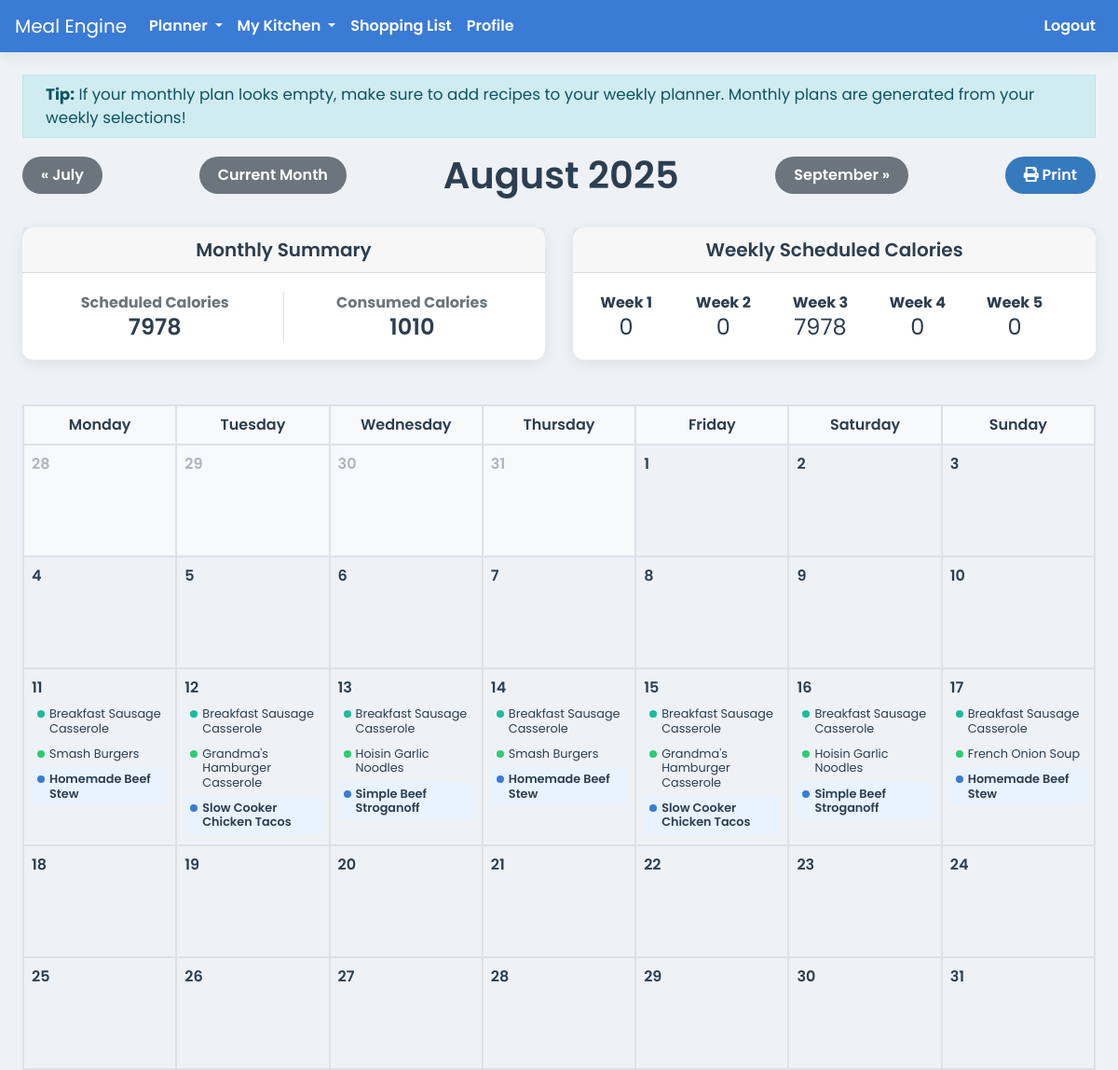
The page /monthly-plan (signed in) on the database as committed earlier.
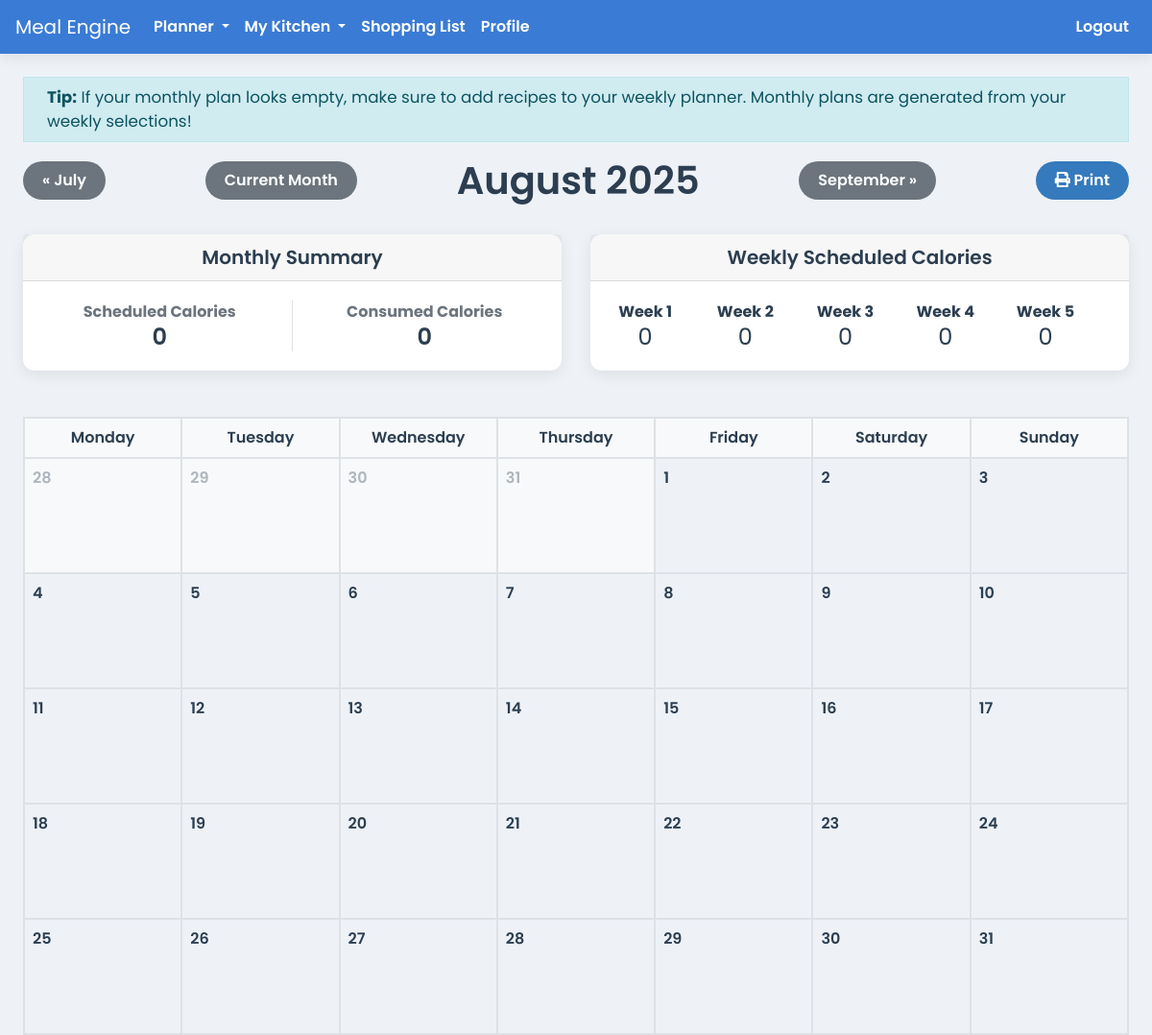
The same page on the database as committed later.
### app.py (models this page shows)
class MealPlan(db.Model):
    id = db.Column(db.Integer, primary_key=True)
    household_id = db.Column(db.Integer, db.ForeignKey('household.id'), nullable=False)
    meal_date = db.Column(db.Date, nullable=False)
    recipe_id = db.Column(db.Integer, db.ForeignKey('recipe.id'), nullable=True)
    recipe = db.relationship('Recipe')
    custom_item_name = db.Column(db.String(150), nullable=True)
    meal_slot = db.Column(db.String(50), nullable=False, default='Dinner')
    is_eaten = db.Column(db.Boolean, default=False, nullable=False)

class Recipe(db.Model):
    id = db.Column(db.Integer, primary_key=True)
    user_id = db.Column(db.Integer, db.ForeignKey('user.id'), nullable=False)
    household_id = db.Column(db.Integer, db.ForeignKey('household.id'), nullable=False)
    name = db.Column(db.String(100), nullable=False)
    instructions = db.Column(db.Text, nullable=False)
    servings = db.Column(db.Integer)
    prep_time = db.Column(db.String(50))
    cook_time = db.Column(db.String(50))
    is_favorite = db.Column(db.Boolean, default=False, nullable=False)
    meal_type = db.Column(db.String(50), nullable=False, default='Main Course')
    rating = db.Column(db.Integer, nullable=False, default=0)
    ingredients = db.relationship('RecipeIngredient', backref='recipe', lazy=True, cascade="all, delete-orphan")
    calories = db.Column(db.Float, nullable=True)
    protein = db.Column(db.Float, nullable=True)
    fat = db.Column(db.Float, nullable=True)
    carbs = db.Column(db.Float, nullable=True)

### app.py (the view)
@app.route('/monthly-plan', methods=['GET', 'POST'])
@login_required
def monthly_plan():
    try:
        year = int(request.args.get('year', date.today().year))
        month = int(request.args.get('month', date.today().month))
    except ValueError:
        today = date.today()
        year = today.year
        month = today.month
    if not (1 <= month <= 12): month = date.today().month
    if not (1900 <= year <= 2100): year = date.today().year
    cal = calendar.Calendar(firstweekday=0)
    month_days = cal.monthdatescalendar(year, month)
    first_day_of_calendar = month_days[0][0]
    last_day_of_calendar = month_days[-1][-1]
    all_meals_in_view = MealPlan.query.filter(
        MealPlan.household_id == current_user.household_id,
        MealPlan.meal_date.between(first_day_of_calendar, last_day_of_calendar)
    ).all()
    planned_meals = {}
    for meal in all_meals_in_view:
        day_str = meal.meal_date.strftime('%Y-%m-%d')
        if day_str not in planned_meals:
            planned_meals[day_str] = []
        planned_meals[day_str].append(meal)
    current_month_date = date(year, month, 1)
    prev_month_date = current_month_date - timedelta(days=1)
    next_month_date = current_month_date + timedelta(days=32)
    nav = {
        'current': current_month_date,
        'prev': prev_month_date,
        'next': next_month_date
    }
    start_of_month = date(year, month, 1)
    _, days_in_month = calendar.monthrange(year, month)
    end_of_month = date(year, month, days_in_month)
    all_meals_this_month = [m for m in all_meals_in_view if start_of_month <= m.meal_date <= end_of_month and m.recipe]
    monthly_stats = {
        'scheduled': {'calories': 0, 'protein': 0, 'fat': 0, 'carbs': 0},
        'consumed': {'calories': 0, 'protein': 0, 'fat': 0, 'carbs': 0}
    }
    for meal in all_meals_this_month:
        monthly_stats['scheduled']['calories'] += meal.recipe.calories or 0
        monthly_stats['scheduled']['protein'] += meal.recipe.protein or 0
        monthly_stats['scheduled']['fat'] += meal.recipe.fat or 0
        monthly_stats['scheduled']['carbs'] += meal.recipe.carbs or 0
        if meal.is_eaten:
            monthly_stats['consumed']['calories'] += meal.recipe.calories or 0
            monthly_stats['consumed']['protein'] += meal.recipe.protein or 0
            monthly_stats['consumed']['fat'] += meal.recipe.fat or 0
            monthly_stats['consumed']['carbs'] += meal.recipe.carbs or 0
    weekly_summaries = []
    for week in month_days:
        week_stats = {'scheduled': {'calories': 0}, 'consumed': {'calories': 0}}
        for day in week:
            for meal in all_meals_in_view:
                if meal.meal_date == day and meal.recipe:
                    week_stats['scheduled']['calories'] += meal.recipe.calories or 0
                    if meal.is_eaten:
                        week_stats['consumed']['calories'] += meal.recipe.calories or 0
        weekly_summaries.append(week_stats)
    return render_template('monthly_plan.html',
                           calendar_data=month_days,
                           planned_meals=planned_meals,
                           nav=nav,
                           monthly_stats=monthly_stats,
                           weekly_summaries=weekly_summaries)

### app.py (called while the page is built)
@app.before_request
def before_request():
    g.current_month_name = date.today().strftime('%B')

@login_manager.user_loader
def load_user(user_id):
    return db.session.get(User, int(user_id))

### templates/monthly_plan.html (shortened to what this page needs)
{% extends 'base.html' %}
{% block content %}
<div class="alert alert-info py-2 px-4 mb-3" role="alert" style="width: 100%; font-size: 1.05em; border-radius: 0;">
    <strong>Tip:</strong> If your monthly plan looks empty, make sure to add recipes to your weekly planner. Monthly plans are generated from your weekly selections!
</div>
<div class="monthly-plan-header no-print">
    <a href="{{ url_for('monthly_plan', year=nav.prev.year, month=nav.prev.month) }}" class="btn btn-secondary">&laquo; {{ nav.prev.strftime('%B') }}</a>
    <a href="{{ url_for('monthly_plan') }}" class="btn btn-secondary">Current Month</a>
    <h1>{{ nav.current.strftime('%B %Y') }}</h1>
    <a href="{{ url_for('monthly_plan', year=nav.next.year, month=nav.next.month) }}" class="btn btn-secondary">{{ nav.next.strftime('%B') }} &raquo;</a>
    <button type="button" onclick="window.print()" class="btn btn-primary"><i class="fas fa-print"></i> Print</button>
</div>
<div class="row no-print mb-4">
    <div class="col-md-6 mb-4 d-flex">
        <div class="card w-100">
            <div class="card-header text-center"><h5 class="mb-0">Monthly Summary</h5></div>
            <div class="card-body text-center">
                <div class="row">
                    <div class="col-6 border-right">
                        <p class="mb-0 text-muted"><strong>Scheduled Calories</strong></p>
                        <h4 class="mb-0">{{ (monthly_stats.scheduled.calories|round|int) if monthly_stats.scheduled.calories is not none else 0 }}</h4>
                    </div>
                    <div class="col-6">
                        <p class="mb-0 text-muted"><strong>Consumed Calories</strong></p>
                        <h4 class="mb-0">{{ (monthly_stats.consumed.calories|round|int) if monthly_stats.consumed.calories is not none else 0 }}</h4>
                    </div>
                </div>
            </div>
        </div>
    </div>
    <div class="col-md-6 mb-4 d-flex">
        <div class="card w-100">
            <div class="card-header text-center"><h5 class="mb-0">Weekly Scheduled Calories</h5></div>
            <div class="card-body d-flex align-items-center">
                <div class="row text-center w-100">
                    {% for weekly_summary in weekly_summaries %}
                    <div class="col">
                        <strong>Week {{ loop.index }}</strong><br>
                        <h4 class="mb-0 font-weight-normal">{{ (weekly_summary.scheduled.calories|round|int) if weekly_summary.scheduled.calories is not none else 0 }}</h4>
                    </div>
                    {% endfor %}
                </div>
            </div>
        </div>
    </div>
</div>
<div id="printable-area">
    <div class="monthly-plan-container">
        <div class="monthly-calendar-grid">
            <div class="calendar-header">Monday</div>
            <div class="calendar-header">Tuesday</div>
            <div class="calendar-header">Wednesday</div>
            <div class="calendar-header">Thursday</div>
            <div class="calendar-header">Friday</div>
            <div class="calendar-header">Saturday</div>
            <div class="calendar-header">Sunday</div>
            {% for week in calendar_data %}
                {% for day in week %}
                    {% set day_str = day.strftime('%Y-%m-%d') %}
                    {% set is_current_month = day.month == nav.current.month %}
                    <div class="calendar-day {{ 'not-current-month' if not is_current_month }}">
                        <div class="day-number">{{ day.day }}</div>
                        <div class="meals">
                            {% if day_str in planned_meals %}
                                {% for meal in planned_meals[day_str] %}
                                    {% if meal.recipe %}
                                        <a href="{{ url_for('view_recipe', recipe_id=meal.recipe.id) }}" class="meal-link">
                                            <div class="meal-item meal-type-{{ meal.meal_slot|lower }}">
                                                {{ meal.recipe.name }}
                                            </div>
                                        </a>
                                    {% else %}
                                        <div class="meal-item meal-type-custom">
                                            {{ meal.custom_item_name }}
                                        </div>
                                    {% endif %}
                                {% endfor %}
                            {% endif %}
                        </div>
                    </div>
                {% endfor %}
            {% endfor %}
        </div>
    </div>
</div>
{% endblock %}

### templates/base.html (shortened to what this page needs)
<!doctype html>
<html lang="en">
  <head>
    <link rel="stylesheet" href="https://stackpath.bootstrapcdn.com/bootstrap/4.5.2/css/bootstrap.min.css">
    <link rel="stylesheet" href="https://cdnjs.cloudflare.com/ajax/libs/font-awesome/5.15.3/css/all.min.css">
    <link rel="stylesheet" href="https://cdn.jsdelivr.net/npm/flatpickr/dist/flatpickr.min.css">
    <link rel="stylesheet" href="{{ url_for('static', filename='css/style.css') }}">
    <link rel="stylesheet" href="{{ url_for('static', filename='css/print.css') }}" media="print">
    <link rel="stylesheet" href="{{ url_for('static', filename='css/monthly_plan.css') }}">
  </head>
  <body>
    <nav class="navbar navbar-expand-lg navbar-dark no-print">
      <a class="navbar-brand" href="{{ url_for('index') }}">Meal Engine</a>
      <div class="collapse navbar-collapse" id="navbarNav">
        <ul class="navbar-nav mr-auto">
          {% if current_user.is_authenticated %}
            <li class="nav-item dropdown">
              <a class="nav-link dropdown-toggle" href="#" id="plannerDropdown" role="button" data-toggle="dropdown" aria-haspopup="true" aria-expanded="false">
                Planner
              </a>
            </li>
            <li class="nav-item dropdown">
              <a class="nav-link dropdown-toggle" href="#" id="kitchenDropdown" role="button" data-toggle="dropdown" aria-haspopup="true" aria-expanded="false">
                My Kitchen
              </a>
            </li>
            <li class="nav-item"><a class="nav-link" href="{{ url_for('shopping_list') }}">Shopping List</a></li>
            <li class="nav-item"><a class="nav-link" href="{{ url_for('profile') }}">Profile</a></li>
          {% endif %}
        </ul>
        <ul class="navbar-nav">
            {% if current_user.is_authenticated %}
                <li class="nav-item"><a class="nav-link" href="{{ url_for('logout') }}">Logout</a></li>
            {% else %}
                <li class="nav-item"><a class="nav-link" href="{{ url_for('login') }}">Login</a></li>
                <li class="nav-item"><a class="nav-link btn btn-primary ml-2" href="{{ url_for('signup') }}">Sign Up</a></li>
            {% endif %}
        </ul>
      </div>
    </nav>
    <div class="container-fluid mt-4 px-md-4">
      {% block content %}{% endblock %}
    </div>
  </body>
</html>

### static/css/style.css (style rules this page uses)
:root { --primary-blue: #3a7bd5; --secondary-blue: #357abd; --light-bg: #eef2f7; --card-bg: #ffffff; --text-dark: #2c3e50; --text-light: #5a6a7a; --danger-red: #e74c3c; --success-green: #2ecc71; --info-cyan: #1abc9c; --snack-teal: #20c997; --shadow: 0 4px 15px rgba(0, 0, 0, 0.08); }
body { font-family: 'Poppins', sans-serif; font-weight: 400; background-color: var(--light-bg); color: var(--text-dark); }
.navbar { background-color: var(--primary-blue) !important; box-shadow: var(--shadow); z-index: 1040; }
.navbar .nav-link { color: #ffffff !important; font-weight: 600; }
.btn { border-radius: 20px; padding: 8px 20px; border: none; font-weight: 600; transition: all 0.3s ease; }
.btn-primary { background-color: var(--secondary-blue); color: white; }
h1, h2, h3, h4, h5 { color: var(--text-dark); font-weight: 600; }
.card, .jumbotron { background-color: var(--card-bg); border: none; border-radius: 12px; box-shadow: var(--shadow); }
.card { transition: transform 0.2s ease-in-out, box-shadow 0.2s ease-in-out; }

### static/css/monthly_plan.css (style rules this page uses)
.monthly-plan-header { display: flex; justify-content: space-between; align-items: center; margin-bottom: 2rem; }
.monthly-plan-header h1 { margin: 0; text-align: center; min-width: 250px; }
.monthly-calendar-grid { display: grid; grid-template-columns: repeat(7, 1fr); border-top: 2px solid #dee2e6; border-left: 2px solid #dee2e6; min-height: 80vh; }
.calendar-header { font-weight: 600; text-align: center; padding: 0.5rem; background-color: #f8f9fa; border-bottom: 2px solid #dee2e6; border-right: 2px solid #dee2e6; }
.calendar-day { min-height: 120px; padding: 0.5rem; border-right: 2px solid #dee2e6; border-bottom: 2px solid #dee2e6; display: flex; flex-direction: column; position: relative; }
.calendar-day .day-number { font-weight: 600; margin-bottom: 0.25rem; }
.not-current-month { background-color: #f8f9fa; color: #adb5bd; }
.meals { flex-grow: 1; overflow-y: auto; }

Rows that differ between the two databases and show on the page:
removed MealPlan: recipe.name "Breakfast Sausage Casserole", shown under "11"
removed MealPlan: recipe.name "Smash Burgers", shown under "11"
removed MealPlan: recipe.name "Homemade Beef Stew", meal_slot "Dinner" (drawn), shown under "11"
removed MealPlan: recipe.name "Breakfast Sausage Casserole", shown under "12"
removed MealPlan: recipe.name "Grandma's Hamburger Casserole", shown under "12"
removed MealPlan: recipe.name "Slow Cooker Chicken Tacos", meal_slot "Dinner" (drawn), shown under "12"
removed MealPlan: recipe.name "Breakfast Sausage Casserole", shown under "13"
removed MealPlan: recipe.name "Hoisin Garlic Noodles", shown under "13"
removed MealPlan: recipe.name "Simple Beef Stroganoff", meal_slot "Dinner" (drawn), shown under "13"
removed MealPlan: recipe.name "Breakfast Sausage Casserole", shown under "14"
removed MealPlan: recipe.name "Smash Burgers", shown under "14"
removed MealPlan: recipe.name "Homemade Beef Stew", meal_slot "Dinner" (drawn), shown under "14"
removed MealPlan: recipe.name "Breakfast Sausage Casserole", shown under "15"
removed MealPlan: recipe.name "Grandma's Hamburger Casserole", shown under "15"
removed MealPlan: recipe.name "Slow Cooker Chicken Tacos", meal_slot "Dinner" (drawn), shown under "15"
removed MealPlan: recipe.name "Breakfast Sausage Casserole", shown under "16"
removed MealPlan: recipe.name "Hoisin Garlic Noodles", shown under "16"
removed MealPlan: recipe.name "Simple Beef Stroganoff", meal_slot "Dinner" (drawn), shown under "16"
removed MealPlan: recipe.name "Breakfast Sausage Casserole", shown under "17"
removed MealPlan: recipe.name "French Onion Soup", shown under "17"
removed MealPlan: recipe.name "Homemade Beef Stew", meal_slot "Dinner" (drawn), shown under "17"
Other text that changed with them:
text no longer shown: "7978 1010"
text now shown: "0 0"
new list line: "Week 5 0"
list line gone: "Week 3 7978"
